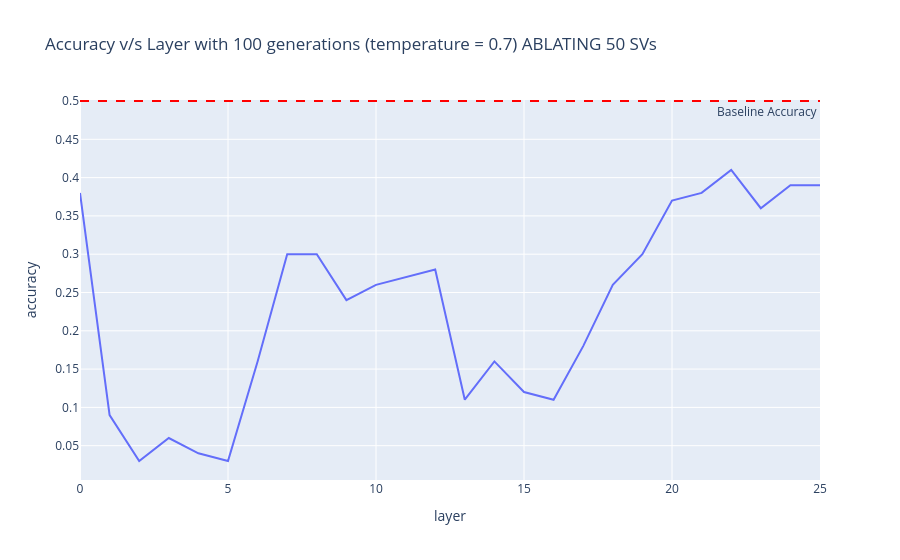

The cell this chart's notebook holds for it:
### Code cell
df_50 = pd.read_csv('layer_ablation_results_50_SV.csv')


fig = px.line(df_50, x="layer", y="accuracy",
              title="Accuracy v/s Layer with 100 generations (temperature = 0.7) ABLATING 50 SVs")

fig.add_hline(y=0.50, line_dash="dash", line_color="red",
              annotation_text="Baseline Accuracy", annotation_position="bottom right")

fig.show()

### Figure 1 — Plotly figure (JSON) as saved in the notebook; plotly's stock layout.template omitted (floating-point values rounded to 4 significant figures)
{"data": [{"hovertemplate": "layer=%{x}<br>accuracy=%{y}<extra></extra>", "legendgroup": "", "line": {"color": "#636efa", "dash": "solid"}, "marker": {"symbol": "circle"}, "mode": "lines", "name": "", "orientation": "v", "showlegend": false, "type": "scatter", "x": [0, 1, 2, 3, 4, 5, 6, 7, 8, 9, 10, 11, 12, 13, 14, 15, 16, 17, 18, 19, 20, 21, 22, 23, 24, 25], "xaxis": "x", "y": [0.38, 0.09, 0.03, 0.06, 0.04, 0.03, 0.16, 0.3, 0.3, 0.24, 0.26, 0.27, 0.28, 0.11, 0.16, 0.12, 0.11, 0.18, 0.26, 0.3, 0.37, 0.38, 0.41, 0.36, 0.39, 0.39], "yaxis": "y"}], "layout": {"annotations": [{"showarrow": false, "text": "Baseline Accuracy", "x": 1, "xanchor": "right", "xref": "x domain", "y": 0.5, "yanchor": "top", "yref": "y"}], "legend": {"tracegroupgap": 0}, "shapes": [{"line": {"color": "red", "dash": "dash"}, "type": "line", "x0": 0, "x1": 1, "xref": "x domain", "y0": 0.5, "y1": 0.5, "yref": "y"}], "title": {"text": "Accuracy v/s Layer with 100 generations (temperature = 0.7) ABLATING 50 SVs"}, "xaxis": {"anchor": "y", "domain": [0, 1], "title": {"text": "layer"}}, "yaxis": {"anchor": "x", "domain": [0, 1], "title": {"text": "accuracy"}}}}
